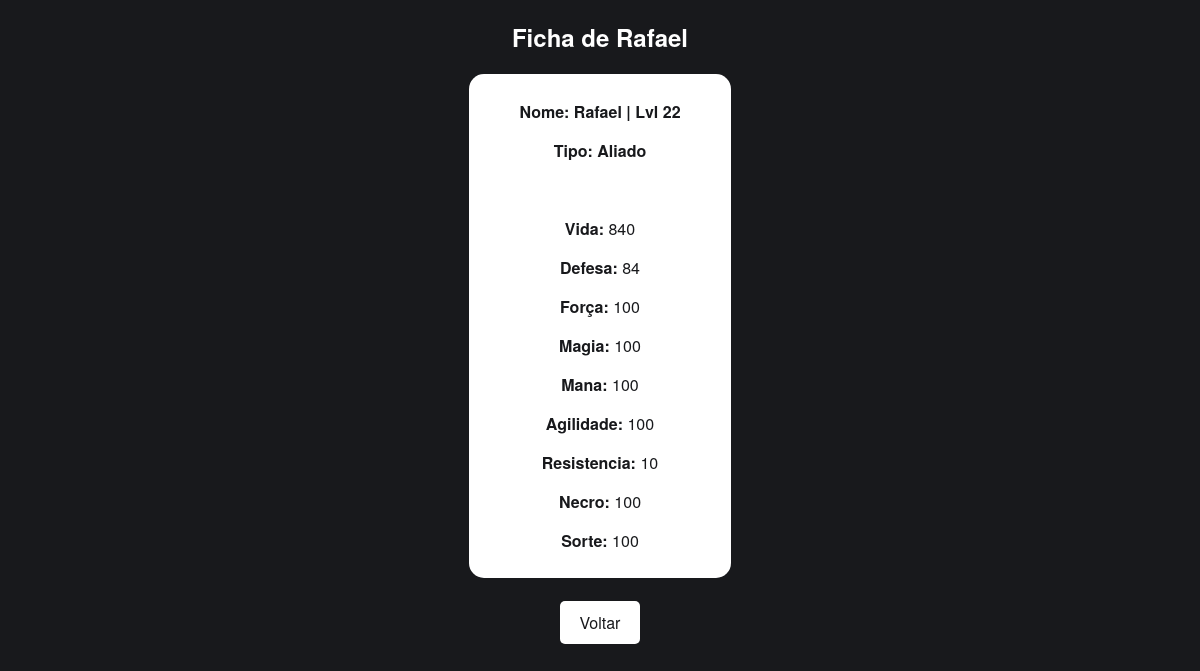
The page /master/detail/5 on the database as committed earlier.
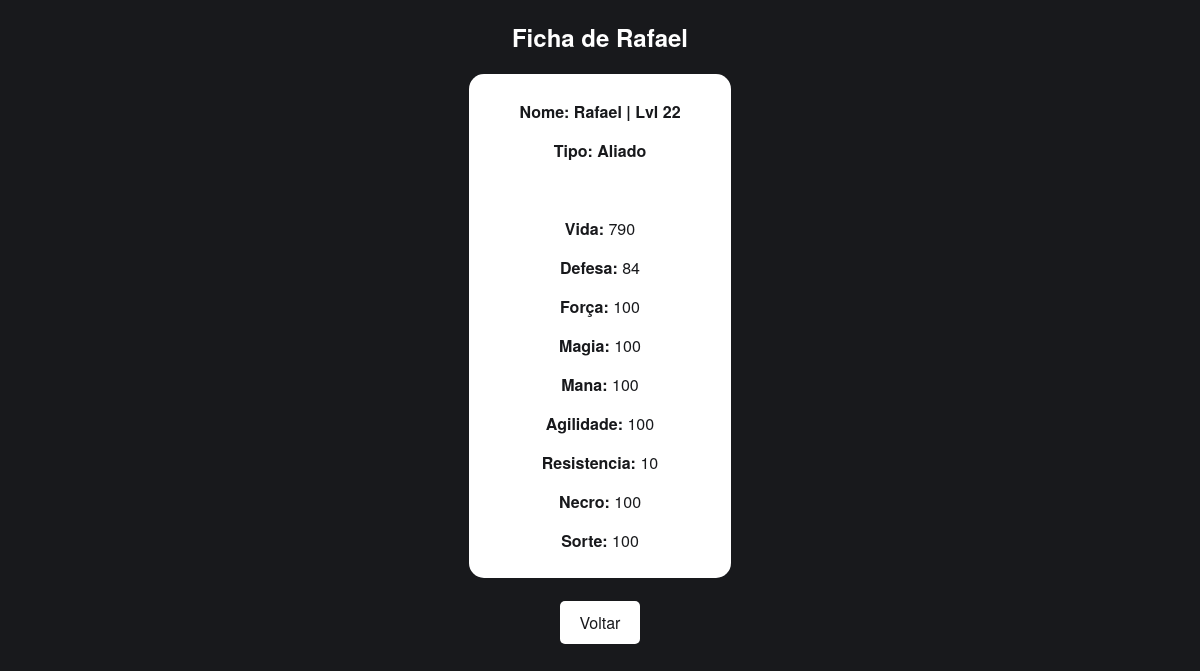
The same page on the database as committed later.
### Battle_Control/models.py (models this page shows, shortened)
class Personagem(models.Model):
    Tipo_Personagem = [
        ('Aliado', 'Aliado'),
        ('Inimigo', 'Inimigo'),
    ]
    nome = models.CharField(max_length=20)
    tipo = models.CharField(max_length=10, choices=Tipo_Personagem, default='Aliado')
    level = models.IntegerField(validators=[MinValueValidator(0), MaxValueValidator(999)])
    vida = models.DecimalField(max_digits=5, decimal_places=1)
    defesa = models.DecimalField(max_digits=5, decimal_places=1)
    armadura = models.DecimalField(max_digits=5, decimal_places=1)
    força = models.DecimalField(max_digits=5, decimal_places=1)
    magia = models.DecimalField(max_digits=5, decimal_places=1)
    mana = models.DecimalField(max_digits=5, decimal_places=1)
    agilidade = models.DecimalField(max_digits=5, decimal_places=1)
    resistencia = models.DecimalField(max_digits=5, decimal_places=1)
    necro = models.DecimalField(max_digits=5, decimal_places=1)
    sorte = models.DecimalField(max_digits=5, decimal_places=1)
    imagem = models.ImageField(upload_to='imagens/', null=True, blank=True)

### Battle_Control/views.py (the view)
# urls.py: path('detail/<int:pk>', detail_view, name='mostrar'),
def detail_view(request, pk):
    personagem = Personagem.objects.get(pk = pk)
    if personagem:
        return render(request, 'site/detalhes.html', {'personagem': personagem})

### Battle_Control/templates/site/detalhes.html (shortened to what this page needs)
<!DOCTYPE html>
<html lang="en">
<head>
</head>
<body>
    <h2>Ficha de {{ personagem.nome }}</h2>
    <div>
        <b><p>Nome: {{ personagem.nome }} | Lvl {{ personagem.level }}</p>
        <p>Tipo: {{ personagem.tipo }}</p></b>
        <br>
        <p><b>Vida:</b> {{ personagem.vida|floatformat:"-2" }}</p>
        <p><b>Defesa:</b> {{ personagem.defesa|floatformat:"-2" }}</p>
        <p><b>Força:</b> {{ personagem.força|floatformat:"-2" }}</p>
        <p><b>Magia:</b> {{ personagem.magia|floatformat:"-2" }}</p>
        <p><b>Mana:</b> {{ personagem.mana|floatformat:"-2" }}</p>
        <p><b>Agilidade:</b> {{ personagem.agilidade|floatformat:"-2" }}</p>
        <p><b>Resistencia:</b> {{ personagem.resistencia|floatformat:"-2" }}</p>
        <p><b>Necro:</b> {{ personagem.necro|floatformat:"-2" }}</p>
        <p><b>Sorte:</b> {{ personagem.sorte|floatformat:"-2" }}</p>
    </div>
    <br><br><a class="link" href="{% url 'rpg:listar' %}">Voltar</a>
</body>
</html>

Rows that differ between the two databases and show on the page:
changed Personagem "Rafael": vida "840" → "790"
